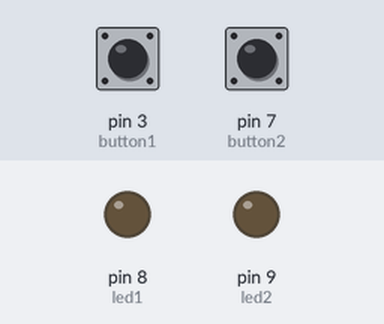
Bench run of a sketch on a simulated Arduino Uno, built with avr-gcc and run on an emulated ATmega328P. Shown: output pins drawn as LEDs (lit = HIGH). The test bench sets the inputs (shaded band); at power-on: pin 3 (button1) LOW, pin 7 (button2) LOW.

Above: at 1.2 s.
1.3 s: pin 3 (button1) pulled HIGH for 0.15 s
At 1.37 s:
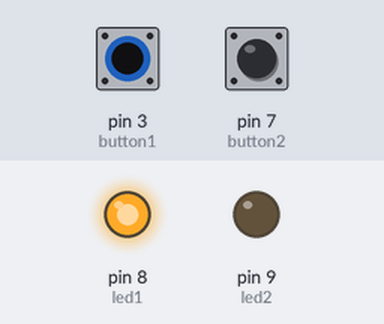
2.9 s: pin 7 (button2) pulled HIGH for 0.15 s
At 2.97 s:
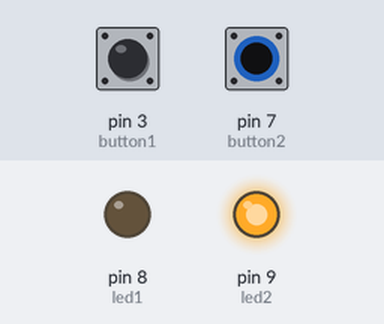
4.5 s: pin 7 (button2) pulled HIGH for 3.2 s
At 8.2 s:
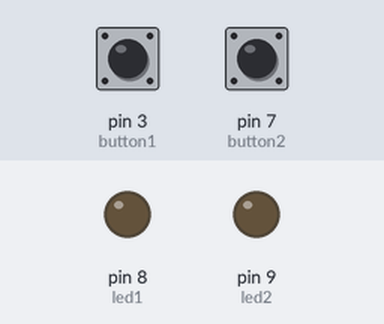
9.2 s: pin 3 (button1) pulled HIGH for 3.2 s
At 10.6 s:
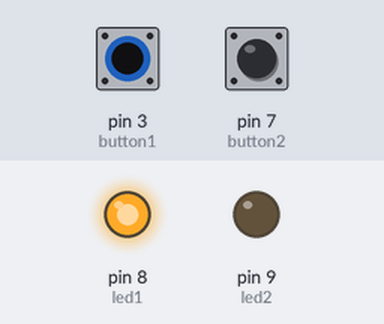
13.9 s: pin 3 (button1) driven HIGH and pin 7 (button2) driven HIGH
At 15.3 s:
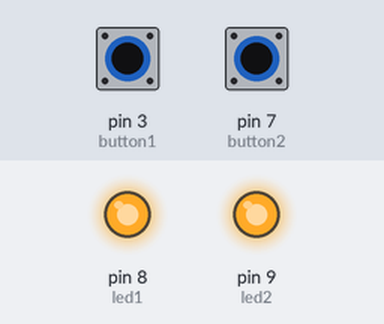
Timing chart, 0 to 16.4 s (numbered marks = the images above; inputs shaded):
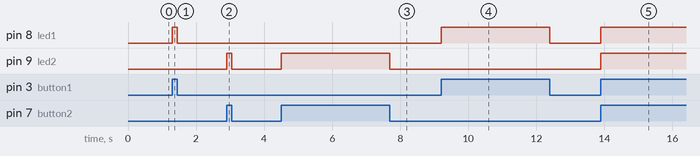

Measured:
- after the input at 1.3 s, pin 8 (led1): LOW → HIGH at once, → LOW 0.15 s later
- after the input at 2.9 s, pin 9 (led2): LOW → HIGH at once, → LOW 0.15 s later
- after the input at 4.5 s, pin 9 (led2): LOW → HIGH at once, → LOW 3.2 s later
- after the input at 9.2 s, pin 8 (led1): LOW → HIGH at once, → LOW 3.2 s later
- after the input at 13.9 s, pin 8 (led1), pin 9 (led2): LOW → HIGH at once

The sketch:

Button_Led.ino
```cpp
int button1 = 3;
int button2 = 7;

int led1 = 8;
int led2 = 9;

void setup() {
  // put your setup code here, to run once:
  pinMode(button1,INPUT);
  pinMode(button2,INPUT);
  pinMode(led1,OUTPUT);
  pinMode(led2,OUTPUT);
}

void loop() {
  // put your main code here, to run repeatedly:
  int info1 = digitalRead(button1); //pull up 1, basılınca 0
  int info2 = digitalRead(button2); //pull down 0, basılınca 1

  digitalWrite(led1, info1);
  digitalWrite(led2, info2);
}
```
